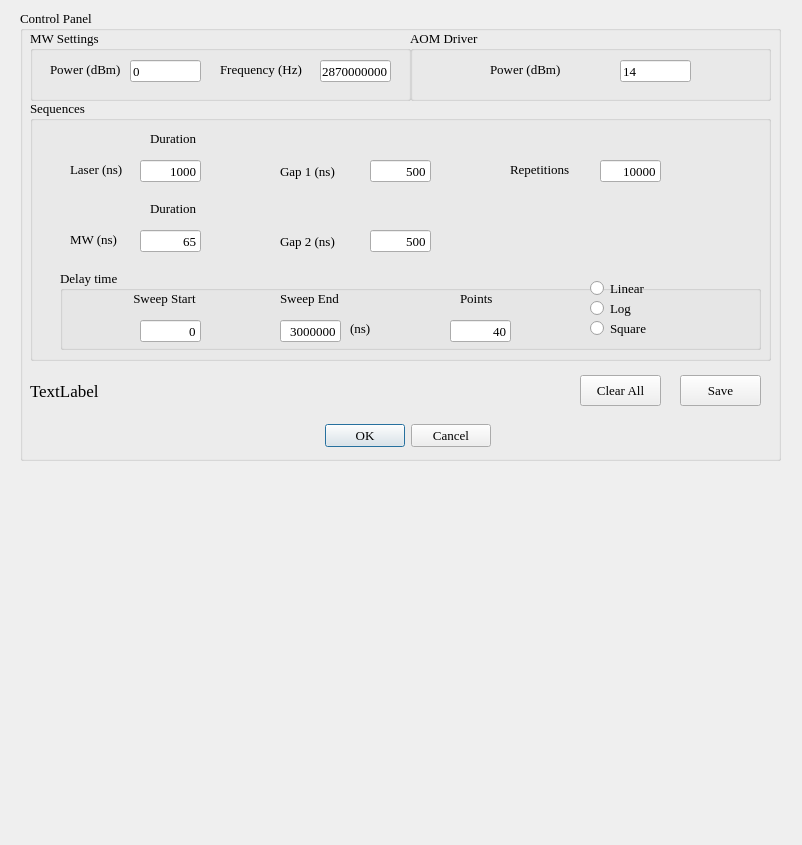
<?xml version="1.0" encoding="UTF-8"?>
<ui version="4.0">
 <class>Dialog</class>
 <widget class="QDialog" name="Dialog">
  <property name="windowModality">
   <enum>Qt::WindowModal</enum>
  </property>
  <property name="geometry">
   <rect>
    <x>0</x>
    <y>0</y>
    <width>802</width>
    <height>845</height>
   </rect>
  </property>
  <property name="windowTitle">
   <string>T1</string>
  </property>
  <property name="modal">
   <bool>true</bool>
  </property>
  <widget class="QGroupBox" name="groupBox">
   <property name="geometry">
    <rect>
     <x>20</x>
     <y>10</y>
     <width>761</width>
     <height>451</height>
    </rect>
   </property>
   <property name="font">
    <font>
     <family>Times New Roman</family>
     <pointsize>10</pointsize>
    </font>
   </property>
   <property name="title">
    <string>Control Panel</string>
   </property>
   <widget class="QGroupBox" name="groupBox_2">
    <property name="geometry">
     <rect>
      <x>10</x>
      <y>90</y>
      <width>741</width>
      <height>261</height>
     </rect>
    </property>
    <property name="title">
     <string>Sequences</string>
    </property>
    <widget class="QLineEdit" name="lineEdit_repetitions">
     <property name="geometry">
      <rect>
       <x>570</x>
       <y>60</y>
       <width>61</width>
       <height>22</height>
      </rect>
     </property>
     <property name="text">
      <string>10000</string>
     </property>
     <property name="alignment">
      <set>Qt::AlignRight|Qt::AlignTrailing|Qt::AlignVCenter</set>
     </property>
    </widget>
    <widget class="QLabel" name="label_3">
     <property name="geometry">
      <rect>
       <x>40</x>
       <y>61</y>
       <width>53</width>
       <height>16</height>
      </rect>
     </property>
     <property name="text">
      <string>Laser (ns)</string>
     </property>
    </widget>
    <widget class="QLineEdit" name="lineEdit_aom_duration">
     <property name="geometry">
      <rect>
       <x>110</x>
       <y>60</y>
       <width>61</width>
       <height>22</height>
      </rect>
     </property>
     <property name="text">
      <string>1000</string>
     </property>
     <property name="alignment">
      <set>Qt::AlignRight|Qt::AlignTrailing|Qt::AlignVCenter</set>
     </property>
    </widget>
    <widget class="QLabel" name="label_10">
     <property name="geometry">
      <rect>
       <x>480</x>
       <y>61</y>
       <width>71</width>
       <height>16</height>
      </rect>
     </property>
     <property name="text">
      <string>Repetitions</string>
     </property>
    </widget>
    <widget class="QLabel" name="label_9">
     <property name="geometry">
      <rect>
       <x>120</x>
       <y>30</y>
       <width>51</width>
       <height>16</height>
      </rect>
     </property>
     <property name="text">
      <string>Duration</string>
     </property>
    </widget>
    <widget class="QLabel" name="label_14">
     <property name="geometry">
      <rect>
       <x>250</x>
       <y>131</y>
       <width>61</width>
       <height>20</height>
      </rect>
     </property>
     <property name="text">
      <string>Gap 2 (ns)</string>
     </property>
    </widget>
    <widget class="QLineEdit" name="lineEdit_gap_2">
     <property name="geometry">
      <rect>
       <x>340</x>
       <y>130</y>
       <width>61</width>
       <height>22</height>
      </rect>
     </property>
     <property name="text">
      <string>500</string>
     </property>
     <property name="alignment">
      <set>Qt::AlignRight|Qt::AlignTrailing|Qt::AlignVCenter</set>
     </property>
    </widget>
    <widget class="QLabel" name="label_4">
     <property name="geometry">
      <rect>
       <x>40</x>
       <y>131</y>
       <width>53</width>
       <height>16</height>
      </rect>
     </property>
     <property name="text">
      <string>MW (ns)</string>
     </property>
    </widget>
    <widget class="QLineEdit" name="lineEdit_MW_duration">
     <property name="geometry">
      <rect>
       <x>110</x>
       <y>130</y>
       <width>61</width>
       <height>22</height>
      </rect>
     </property>
     <property name="text">
      <string>65</string>
     </property>
     <property name="alignment">
      <set>Qt::AlignRight|Qt::AlignTrailing|Qt::AlignVCenter</set>
     </property>
    </widget>
    <widget class="QLabel" name="label_17">
     <property name="geometry">
      <rect>
       <x>120</x>
       <y>100</y>
       <width>51</width>
       <height>16</height>
      </rect>
     </property>
     <property name="text">
      <string>Duration</string>
     </property>
    </widget>
    <widget class="QLabel" name="label_18">
     <property name="geometry">
      <rect>
       <x>250</x>
       <y>61</y>
       <width>61</width>
       <height>20</height>
      </rect>
     </property>
     <property name="text">
      <string>Gap 1 (ns)</string>
     </property>
    </widget>
    <widget class="QLineEdit" name="lineEdit_gap_1">
     <property name="geometry">
      <rect>
       <x>340</x>
       <y>60</y>
       <width>61</width>
       <height>22</height>
      </rect>
     </property>
     <property name="text">
      <string>500</string>
     </property>
     <property name="alignment">
      <set>Qt::AlignRight|Qt::AlignTrailing|Qt::AlignVCenter</set>
     </property>
    </widget>
    <widget class="QGroupBox" name="groupBox_4">
     <property name="geometry">
      <rect>
       <x>30</x>
       <y>170</y>
       <width>701</width>
       <height>80</height>
      </rect>
     </property>
     <property name="title">
      <string>Delay time</string>
     </property>
     <widget class="QLineEdit" name="lineEdit_delay_sweep_start">
      <property name="geometry">
       <rect>
        <x>80</x>
        <y>50</y>
        <width>61</width>
        <height>22</height>
       </rect>
      </property>
      <property name="text">
       <string>0</string>
      </property>
      <property name="alignment">
       <set>Qt::AlignRight|Qt::AlignTrailing|Qt::AlignVCenter</set>
      </property>
     </widget>
     <widget class="QLabel" name="label_7">
      <property name="geometry">
       <rect>
        <x>220</x>
        <y>20</y>
        <width>71</width>
        <height>16</height>
       </rect>
      </property>
      <property name="text">
       <string>Sweep End</string>
      </property>
     </widget>
     <widget class="QLineEdit" name="lineEdit_delay_sweep_end">
      <property name="geometry">
       <rect>
        <x>220</x>
        <y>50</y>
        <width>61</width>
        <height>22</height>
       </rect>
      </property>
      <property name="text">
       <string>3000000</string>
      </property>
      <property name="alignment">
       <set>Qt::AlignRight|Qt::AlignTrailing|Qt::AlignVCenter</set>
      </property>
     </widget>
     <widget class="QLabel" name="label_13">
      <property name="geometry">
       <rect>
        <x>70</x>
        <y>20</y>
        <width>81</width>
        <height>16</height>
       </rect>
      </property>
      <property name="text">
       <string> Sweep Start</string>
      </property>
     </widget>
     <widget class="QLabel" name="label_15">
      <property name="geometry">
       <rect>
        <x>400</x>
        <y>20</y>
        <width>51</width>
        <height>16</height>
       </rect>
      </property>
      <property name="text">
       <string>Points</string>
      </property>
     </widget>
     <widget class="QLineEdit" name="lineEdit_delay_sweep_number">
      <property name="geometry">
       <rect>
        <x>390</x>
        <y>50</y>
        <width>61</width>
        <height>22</height>
       </rect>
      </property>
      <property name="text">
       <string>40</string>
      </property>
      <property name="alignment">
       <set>Qt::AlignRight|Qt::AlignTrailing|Qt::AlignVCenter</set>
      </property>
     </widget>
     <widget class="QRadioButton" name="radioButton_linear">
      <property name="geometry">
       <rect>
        <x>530</x>
        <y>10</y>
        <width>89</width>
        <height>16</height>
       </rect>
      </property>
      <property name="text">
       <string>Linear</string>
      </property>
     </widget>
     <widget class="QRadioButton" name="radioButton_log">
      <property name="geometry">
       <rect>
        <x>530</x>
        <y>30</y>
        <width>89</width>
        <height>16</height>
       </rect>
      </property>
      <property name="text">
       <string>Log</string>
      </property>
     </widget>
     <widget class="QRadioButton" name="radioButton_square">
      <property name="geometry">
       <rect>
        <x>530</x>
        <y>50</y>
        <width>89</width>
        <height>16</height>
       </rect>
      </property>
      <property name="text">
       <string>Square</string>
      </property>
     </widget>
     <widget class="QLabel" name="label_16">
      <property name="geometry">
       <rect>
        <x>290</x>
        <y>50</y>
        <width>31</width>
        <height>16</height>
       </rect>
      </property>
      <property name="text">
       <string>(ns)</string>
      </property>
     </widget>
    </widget>
   </widget>
   <widget class="QGroupBox" name="groupBox_3">
    <property name="geometry">
     <rect>
      <x>10</x>
      <y>20</y>
      <width>381</width>
      <height>71</height>
     </rect>
    </property>
    <property name="title">
     <string>MW Settings</string>
    </property>
    <widget class="QLabel" name="label_6">
     <property name="geometry">
      <rect>
       <x>20</x>
       <y>31</y>
       <width>71</width>
       <height>16</height>
      </rect>
     </property>
     <property name="text">
      <string>Power (dBm)</string>
     </property>
    </widget>
    <widget class="QLineEdit" name="lineEdit_MW_freq">
     <property name="geometry">
      <rect>
       <x>290</x>
       <y>30</y>
       <width>71</width>
       <height>22</height>
      </rect>
     </property>
     <property name="text">
      <string>2870000000</string>
     </property>
    </widget>
    <widget class="QLineEdit" name="lineEdit_MW_power">
     <property name="geometry">
      <rect>
       <x>100</x>
       <y>30</y>
       <width>71</width>
       <height>22</height>
      </rect>
     </property>
     <property name="text">
      <string>0</string>
     </property>
    </widget>
    <widget class="QLabel" name="label_11">
     <property name="geometry">
      <rect>
       <x>190</x>
       <y>31</y>
       <width>91</width>
       <height>16</height>
      </rect>
     </property>
     <property name="text">
      <string>Frequency (Hz)</string>
     </property>
    </widget>
   </widget>
   <widget class="QLabel" name="label_status">
    <property name="geometry">
     <rect>
      <x>10</x>
      <y>370</y>
      <width>511</width>
      <height>21</height>
     </rect>
    </property>
    <property name="font">
     <font>
      <pointsize>13</pointsize>
     </font>
    </property>
    <property name="text">
     <string>TextLabel</string>
    </property>
   </widget>
   <widget class="QPushButton" name="pushButton_clear">
    <property name="geometry">
     <rect>
      <x>560</x>
      <y>365</y>
      <width>81</width>
      <height>31</height>
     </rect>
    </property>
    <property name="text">
     <string>Clear All</string>
    </property>
   </widget>
   <widget class="QPushButton" name="pushButton_save">
    <property name="geometry">
     <rect>
      <x>660</x>
      <y>365</y>
      <width>81</width>
      <height>31</height>
     </rect>
    </property>
    <property name="text">
     <string>Save</string>
    </property>
   </widget>
   <widget class="QDialogButtonBox" name="buttonBox">
    <property name="geometry">
     <rect>
      <x>220</x>
      <y>410</y>
      <width>251</width>
      <height>32</height>
     </rect>
    </property>
    <property name="orientation">
     <enum>Qt::Horizontal</enum>
    </property>
    <property name="standardButtons">
     <set>QDialogButtonBox::Cancel|QDialogButtonBox::Ok</set>
    </property>
   </widget>
   <widget class="QGroupBox" name="groupBox_5">
    <property name="geometry">
     <rect>
      <x>390</x>
      <y>20</y>
      <width>361</width>
      <height>71</height>
     </rect>
    </property>
    <property name="title">
     <string>AOM Driver</string>
    </property>
    <widget class="QLabel" name="label_19">
     <property name="geometry">
      <rect>
       <x>80</x>
       <y>31</y>
       <width>81</width>
       <height>16</height>
      </rect>
     </property>
     <property name="text">
      <string>Power (dBm)</string>
     </property>
    </widget>
    <widget class="QLineEdit" name="lineEdit_aom_power">
     <property name="geometry">
      <rect>
       <x>210</x>
       <y>30</y>
       <width>71</width>
       <height>22</height>
      </rect>
     </property>
     <property name="text">
      <string>14</string>
     </property>
    </widget>
   </widget>
  </widget>
  <widget class="QLabel" name="label_picture">
   <property name="geometry">
    <rect>
     <x>20</x>
     <y>470</y>
     <width>761</width>
     <height>341</height>
    </rect>
   </property>
   <property name="text">
    <string/>
   </property>
  </widget>
 </widget>
 <resources/>
 <connections>
  <connection>
   <sender>buttonBox</sender>
   <signal>accepted()</signal>
   <receiver>Dialog</receiver>
   <slot>accept()</slot>
   <hints>
    <hint type="sourcelabel">
     <x>248</x>
     <y>254</y>
    </hint>
    <hint type="destinationlabel">
     <x>157</x>
     <y>274</y>
    </hint>
   </hints>
  </connection>
  <connection>
   <sender>buttonBox</sender>
   <signal>rejected()</signal>
   <receiver>Dialog</receiver>
   <slot>reject()</slot>
   <hints>
    <hint type="sourcelabel">
     <x>316</x>
     <y>260</y>
    </hint>
    <hint type="destinationlabel">
     <x>286</x>
     <y>274</y>
    </hint>
   </hints>
  </connection>
 </connections>
</ui>
